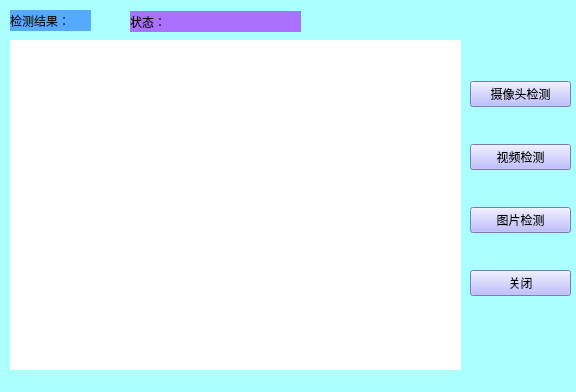
<?xml version="1.0" encoding="UTF-8"?>
<ui version="4.0">
 <class>MainWindow</class>
 <widget class="QMainWindow" name="MainWindow">
  <property name="geometry">
   <rect>
    <x>0</x>
    <y>0</y>
    <width>576</width>
    <height>392</height>
   </rect>
  </property>
  <property name="windowTitle">
   <string>MainWindow</string>
  </property>
  <property name="styleSheet">
   <string notr="true">background-color: rgb(170, 255, 255);</string>
  </property>
  <widget class="QWidget" name="centralwidget">
   <widget class="QLabel" name="label">
    <property name="geometry">
     <rect>
      <x>10</x>
      <y>40</y>
      <width>451</width>
      <height>331</height>
     </rect>
    </property>
    <property name="styleSheet">
     <string notr="true">background-color: rgb(255, 255, 255);</string>
    </property>
    <property name="text">
     <string/>
    </property>
   </widget>
   <widget class="QLabel" name="label_2">
    <property name="geometry">
     <rect>
      <x>10</x>
      <y>10</y>
      <width>81</width>
      <height>21</height>
     </rect>
    </property>
    <property name="styleSheet">
     <string notr="true">background-color: rgb(85, 170, 255);
color: rgb(22, 22, 22);
font: 12pt &quot;宋体&quot;;</string>
    </property>
    <property name="text">
     <string>检测结果：</string>
    </property>
   </widget>
   <widget class="QWidget" name="layoutWidget">
    <property name="geometry">
     <rect>
      <x>470</x>
      <y>50</y>
      <width>101</width>
      <height>281</height>
     </rect>
    </property>
    <layout class="QVBoxLayout" name="verticalLayout">
     <item>
      <widget class="QPushButton" name="pushButton">
       <property name="styleSheet">
        <string notr="true">background-color: rgb(170, 170, 255);
font: 12pt &quot;楷体&quot;;</string>
       </property>
       <property name="text">
        <string>摄像头检测</string>
       </property>
      </widget>
     </item>
     <item>
      <widget class="QPushButton" name="pushButton_2">
       <property name="styleSheet">
        <string notr="true">background-color: rgb(170, 170, 255);
font: 12pt &quot;楷体&quot;;</string>
       </property>
       <property name="text">
        <string>视频检测</string>
       </property>
      </widget>
     </item>
     <item>
      <widget class="QPushButton" name="pushButton_3">
       <property name="styleSheet">
        <string notr="true">background-color: rgb(170, 170, 255);
font: 12pt &quot;楷体&quot;;</string>
       </property>
       <property name="text">
        <string>图片检测</string>
       </property>
      </widget>
     </item>
     <item>
      <widget class="QPushButton" name="pushButton_4">
       <property name="styleSheet">
        <string notr="true">background-color: rgb(170, 170, 255);
font: 12pt &quot;楷体&quot;;</string>
       </property>
       <property name="text">
        <string>关闭</string>
       </property>
      </widget>
     </item>
    </layout>
   </widget>
   <widget class="QLabel" name="label_3">
    <property name="geometry">
     <rect>
      <x>130</x>
      <y>11</y>
      <width>171</width>
      <height>21</height>
     </rect>
    </property>
    <property name="styleSheet">
     <string notr="true">background-color: rgb(172, 112, 255);
font: 12pt &quot;楷体&quot;;</string>
    </property>
    <property name="text">
     <string>状态：</string>
    </property>
   </widget>
  </widget>
  <widget class="QMenuBar" name="menubar">
   <property name="geometry">
    <rect>
     <x>0</x>
     <y>0</y>
     <width>576</width>
     <height>22</height>
    </rect>
   </property>
  </widget>
  <widget class="QStatusBar" name="statusbar"/>
 </widget>
 <resources/>
 <connections>
  <connection>
   <sender>pushButton_4</sender>
   <signal>clicked()</signal>
   <receiver>MainWindow</receiver>
   <slot>close()</slot>
   <hints>
    <hint type="sourcelabel">
     <x>447</x>
     <y>279</y>
    </hint>
    <hint type="destinationlabel">
     <x>431</x>
     <y>304</y>
    </hint>
   </hints>
  </connection>
 </connections>
</ui>
